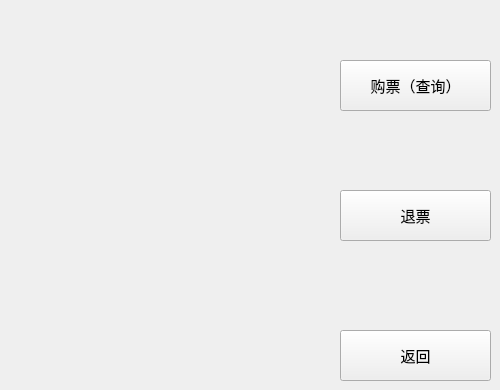
      <widget class="QWidget" name="Passenger">
       <widget class="QPushButton" name="ButtonBook">
        <property name="geometry">
         <rect>
          <x>340</x>
          <y>60</y>
          <width>151</width>
          <height>51</height>
         </rect>
        </property>
        <property name="maximumSize">
         <size>
          <width>16777215</width>
          <height>16777215</height>
         </size>
        </property>
        <property name="font">
         <font>
          <family>微软雅黑 Light</family>
          <pointsize>11</pointsize>
         </font>
        </property>
        <property name="cursor">
         <cursorShape>PointingHandCursor</cursorShape>
        </property>
        <property name="text">
         <string>购票（查询）</string>
        </property>
        <property name="autoDefault">
         <bool>false</bool>
        </property>
        <property name="default">
         <bool>false</bool>
        </property>
       </widget>
       <widget class="QPushButton" name="ButtonRefund">
        <property name="geometry">
         <rect>
          <x>340</x>
          <y>190</y>
          <width>151</width>
          <height>51</height>
         </rect>
        </property>
        <property name="font">
         <font>
          <family>微软雅黑 Light</family>
          <pointsize>11</pointsize>
         </font>
        </property>
        <property name="cursor">
         <cursorShape>PointingHandCursor</cursorShape>
        </property>
        <property name="text">
         <string>退票</string>
        </property>
        <property name="autoDefault">
         <bool>false</bool>
        </property>
        <property name="default">
         <bool>false</bool>
        </property>
       </widget>
       <widget class="QPushButton" name="ButtonReturn">
        <property name="geometry">
         <rect>
          <x>340</x>
          <y>330</y>
          <width>151</width>
          <height>51</height>
         </rect>
        </property>
        <property name="font">
         <font>
          <family>微软雅黑 Light</family>
          <pointsize>11</pointsize>
         </font>
        </property>
        <property name="cursor">
         <cursorShape>PointingHandCursor</cursorShape>
        </property>
        <property name="text">
         <string>返回</string>
        </property>
        <property name="autoDefault">
         <bool>false</bool>
        </property>
        <property name="default">
         <bool>false</bool>
        </property>
       </widget>
      </widget>
